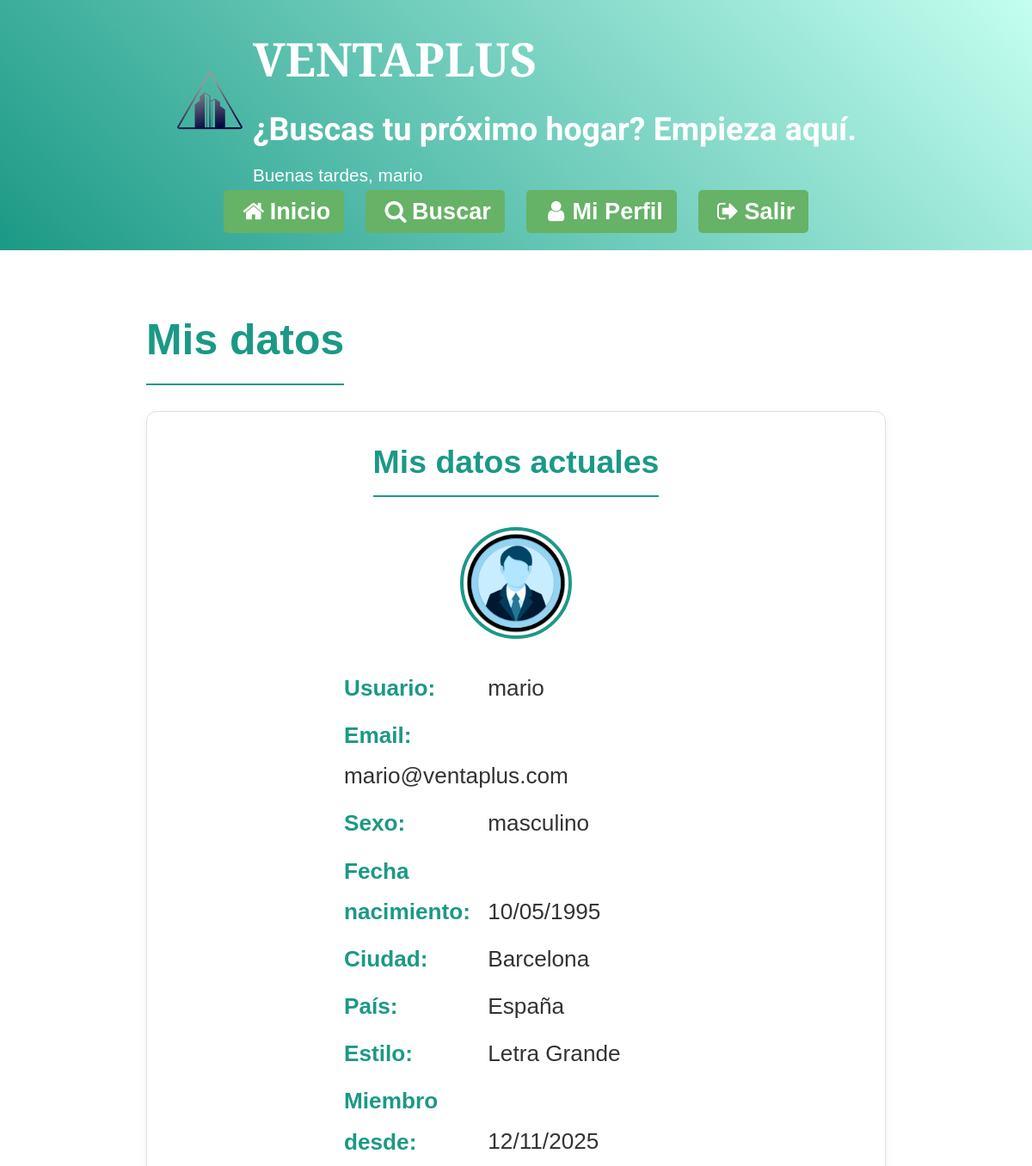
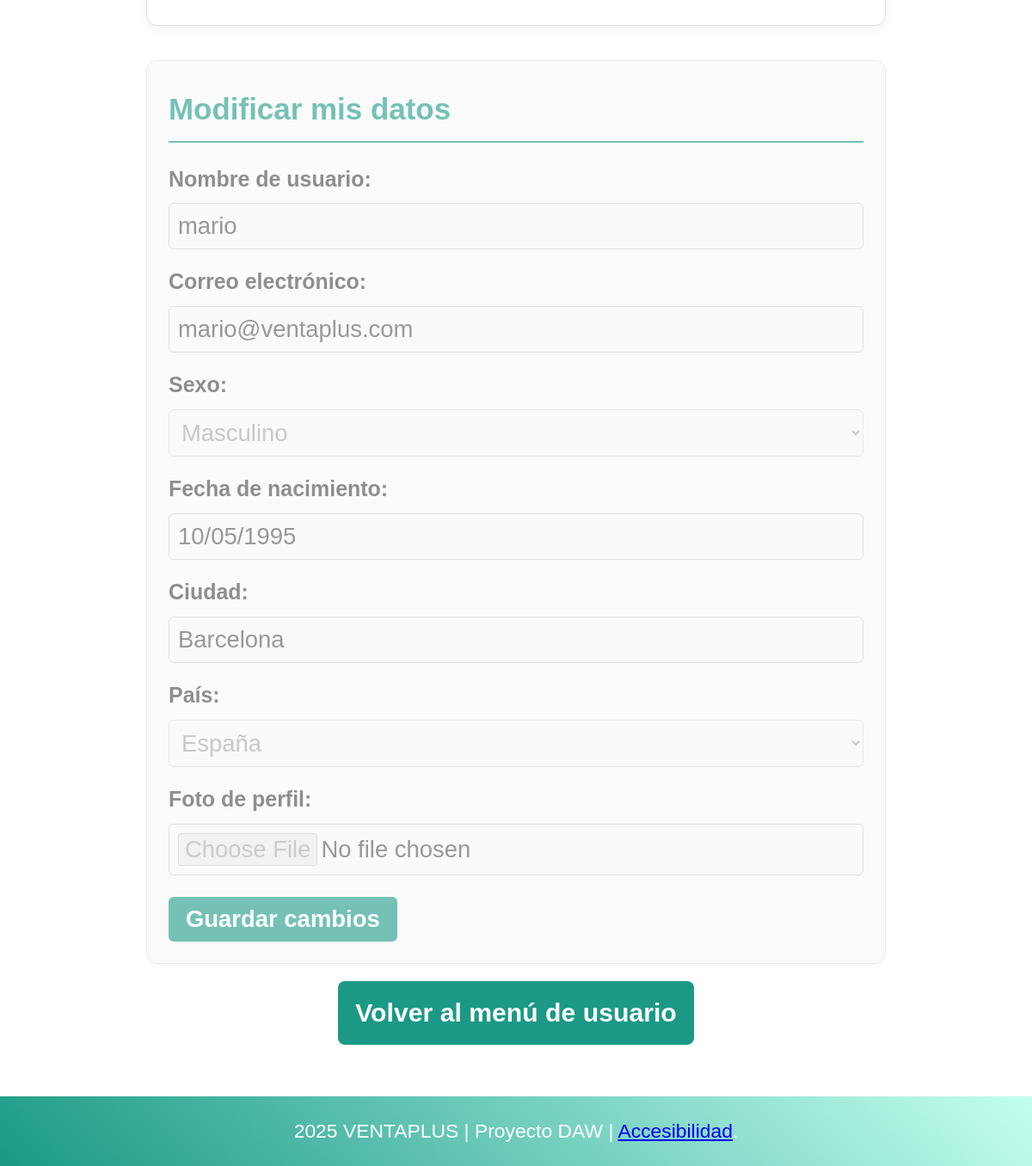
/mis_datos.php (signed in), run on the app's committed database (2 pictures, top to bottom).
### tables this page shows
CREATE TABLE `usuarios` (
  `IdUsuario` int(11) NOT NULL,
  `NomUsuario` varchar(15) NOT NULL,
  `Clave` varchar(255) NOT NULL,
  `Email` varchar(254) NOT NULL,
  `Sexo` smallint(6) DEFAULT NULL,
  `FNacimiento` date DEFAULT NULL,
  `Ciudad` varchar(100) DEFAULT NULL,
  `Pais` int(11) DEFAULT NULL,
  `Foto` varchar(100) DEFAULT NULL,
  `FRegistro` timestamp NOT NULL DEFAULT current_timestamp(),
  `Estilo` int(11) DEFAULT NULL
);

CREATE TABLE `paises` (
  `IdPais` int(11) NOT NULL,
  `NomPais` varchar(100) NOT NULL
);

CREATE TABLE `estilos` (
  `IdEstilo` int(11) NOT NULL,
  `Nombre` varchar(50) NOT NULL,
  `Descripcion` text DEFAULT NULL,
  `Fichero` varchar(100) NOT NULL
);

### mis_datos.php (the view, shortened to what this page needs)
<?php
$db = conectarDB();
$usuario = null;
$paises = [];
if ($db && isset($_SESSION['usuario_id'])) {
    $usuario_id = $_SESSION['usuario_id'];
    $sql_usuario = "SELECT u.*, p.NomPais, e.Nombre as NombreEstilo
                    FROM USUARIOS u
                    LEFT JOIN PAISES p ON u.Pais = p.IdPais
                    LEFT JOIN ESTILOS e ON u.Estilo = e.IdEstilo
                    WHERE u.IdUsuario = ?";
    $stmt = $db->prepare($sql_usuario);
    $stmt->bind_param("i", $usuario_id);
    $stmt->execute();
    $resultado = $stmt->get_result();
    if ($resultado && $resultado->num_rows > 0) {
        $usuario = $resultado->fetch_assoc();
    }
    $sql_paises = "SELECT IdPais, NomPais FROM PAISES ORDER BY NomPais ASC";
    $resultado_paises = $db->query($sql_paises);
    if ($resultado_paises) {
        $paises = $resultado_paises->fetch_all(MYSQLI_ASSOC);
    }
}
$fecha_nacimiento_formateada = $usuario['FNacimiento'] ? date("d/m/Y", strtotime($usuario['FNacimiento'])) : '';
$fecha_registro_formateada = $usuario['FRegistro'] ? date("d/m/Y", strtotime($usuario['FRegistro'])) : '';
$sexo_texto = '';
switch ($usuario['Sexo']) {
    case 1:
        $sexo_texto = 'masculino';
        break;
}
?>
<!DOCTYPE html>
<html lang="es">
<head>
    <?php require('estilos.php'); ?>
    <link rel="stylesheet" href="css/mis_datos.css">
    <link rel="stylesheet" type="text/css" href="css/print_formulario.css" media="print">
</head>
<body>
    <?php require('cabecera.php'); ?>
    <main>
        <h2>Mis datos</h2>
        <section class="info-actual">
            <h3>Mis datos actuales</h3>
            <div class="foto-perfil">
                <img src="<?php echo $usuario['Foto'] ?: 'img/default-profile.png'; ?>" alt="Foto de perfil">
            </div>
            <div class="datos-actuales">
                <p><strong>Usuario:</strong> <?php echo $usuario['NomUsuario']; ?></p>
                <p><strong>Email:</strong> <?php echo $usuario['Email']; ?></p>
                <p><strong>Sexo:</strong> <?php echo $sexo_texto; ?></p>
                <p><strong>Fecha nacimiento:</strong> <?php echo $fecha_nacimiento_formateada; ?></p>
                <p><strong>Ciudad:</strong> <?php echo $usuario['Ciudad'] ?: 'No especificada'; ?></p>
                <p><strong>País:</strong> <?php echo $usuario['NomPais'] ?: 'No especificado'; ?></p>
                <p><strong>Estilo:</strong> <?php echo $usuario['NombreEstilo'] ?: 'Normal'; ?></p>
                <p><strong>Miembro desde:</strong> <?php echo $fecha_registro_formateada; ?></p>
            </div>
        </section>
        <form id="form-mis-datos" action="#" method="POST" enctype="multipart/form-data" style="opacity: 0.6; pointer-events: none;">
            <h3>Modificar mis datos</h3>
            <label for="usuario">Nombre de usuario:</label>
            <input type="text" id="usuario" name="usuario" value="<?php echo $usuario['NomUsuario']; ?>" disabled>
            <label for="email">Correo electrónico:</label>
            <input type="text" id="email" name="email" value="<?php echo $usuario['Email']; ?>" disabled>
            <label for="sexo">Sexo:</label>
            <select id="sexo" name="sexo" disabled>
                <option value="1" <?php echo $usuario['Sexo'] == 1 ? 'selected' : ''; ?>>Masculino</option>
            </select>
            <label for="fecha_nacimiento">Fecha de nacimiento:</label>
            <input type="text" id="fecha_nacimiento" name="fecha_nacimiento" value="<?php echo $fecha_nacimiento_formateada; ?>" placeholder="dd/mm/yyyy" disabled>
            <label for="ciudad">Ciudad:</label>
            <input type="text" id="ciudad" name="ciudad" value="<?php echo $usuario['Ciudad']; ?>" disabled>
            <label for="pais">País:</label>
            <select id="pais" name="pais" disabled>
                <?php if (empty($paises)): ?>
                    <option value="" disabled>Error al cargar países</option>
                <?php else: ?>
                    <?php foreach ($paises as $pais_item): ?>
                        <option value="<?php echo $pais_item['IdPais']; ?>"
                            <?php echo $usuario['Pais'] == $pais_item['IdPais'] ? 'selected' : ''; ?>>
                            <?php echo $pais_item['NomPais']; ?>
                        </option>
                    <?php endforeach; ?>
                <?php endif; ?>
            </select>
            <label for="foto">Foto de perfil:</label>
            <input type="file" id="foto" name="foto" accept="image/*" disabled>
            <button type="submit" disabled>Guardar cambios</button>
        </form>
        <p style="text-align: center; margin-top: 20px;">
            <a href="menu_usuario_registrado.php" class="volver">Volver al menú de usuario</a>
        </p>
    </main>
    <?php require('pie.php'); ?>
</body>
</html>

### css/letra_grande.css (style rules this page uses)
* { margin: 0; padding: 0; box-sizing: border-box; font-family: Arial, sans-serif; }
body { font-size: 1.3em; line-height: 1.8; }

### css/mis_datos.css (style rules this page uses)
main { max-width: 900px; margin: 40px auto; padding: 20px; font-family: "Inter", "Segoe UI", Arial, sans-serif; color: #333; }
main h2 { text-align: center; margin-bottom: 30px; color: #1b9986; font-size: 2em; border-bottom: 2px solid #1b9986; display: inline-block; padding-bottom: 5px; }
.info-actual { background-color: #ffffff; border: 1px solid #e0e0e0; border-radius: 12px; padding: 25px; box-shadow: 0 4px 12px rgba(0, 0, 0, 0.05); margin-bottom: 40px; text-align: center; }
.info-actual h3 { margin-bottom: 20px; font-size: 1.5em; color: #1b9986; border-bottom: 2px solid #1b9986; display: inline-block; padding-bottom: 5px; }
.foto-perfil { margin: 15px 0; }
.foto-perfil img { width: 130px; height: 130px; border-radius: 50%; object-fit: cover; border: 4px solid #1b9986; transition: transform 0.3s ease; }
.datos-actuales { text-align: left; margin: 0 auto; max-width: 400px; margin-top: 20px; }
.datos-actuales p { margin: 8px 0; font-size: 1.05em; }
.datos-actuales p strong { color: #1b9986; display: inline-block; width: 160px; }
#form-mis-datos { background-color: #fafafa; border: 1px solid #ddd; border-radius: 12px; padding: 25px; box-shadow: 0 3px 10px rgba(0, 0, 0, 0.04); opacity: 0.6; pointer-events: none; }
#form-mis-datos h3 { margin-bottom: 20px; font-size: 1.4em; color: #1b9986; border-bottom: 2px solid #1b9986; padding-bottom: 5px; }
#form-mis-datos label { display: block; margin-top: 15px; font-weight: 600; color: #444; }
#form-mis-datos input, #form-mis-datos select { width: 100%; padding: 10px; border-radius: 6px; border: 1px solid #ccc; margin-top: 6px; background-color: #f8f8f8; }
#form-mis-datos button { margin-top: 25px; padding: 10px 20px; background-color: #1b9986; color: white; border: none; border-radius: 6px; font-weight: bold; cursor: not-allowed; }
a.volver { display: inline-block; background-color: #1b9986; color: white !important; padding: 10px 20px; border-radius: 8px; text-decoration: none; font-weight: 600; transition: background-color 0.2s ease, transform 0.2s ease; }

### css/print_formulario.css (style rules this page uses)
nav.menu-escritorio, nav.menu-movil, footer, button, input[type="submit"], input[type="button"], input[type="reset"] { display: none; }
form input[type="text"], form input[type="email"], form input[type="tel"], form input[type="password"] { width: 100%; border: 1px solid #333; padding: 4pt 6pt; font-size: 11pt; box-sizing: border-box; background: #fff; box-shadow: none; -webkit-box-shadow: none; -moz-box-shadow: none; }
* { box-shadow: none !important; -webkit-box-shadow: none !important; -moz-box-shadow: none !important; text-shadow: none !important; filter: none !important; -webkit-filter: none !important; background-image: none !important; }
html, body, main, form, section, article, div { background: #fff !important; background-image: none !important; }
body::after { content: "Página impresa desde: " attr(data-url); display: block; font-size: 10pt; text-align: center; color: #666; margin-top: 1cm; background: transparent; }

### data on the page
usuarios: Foto (picture), NomUsuario "mario", Email "mario@ventaplus.com", Sexo "masculino", FNacimiento "10/05/1995", Ciudad "Barcelona", Pais.NomPais "España", Estilo.Nombre "Letra Grande", FRegistro "12/11/2025", usuario "mario", email "mario@ventaplus.com", sexo "Masculino", fecha_nacimiento "10/05/1995", ciudad "Barcelona", pais "España"

### other printed values
$saludo "Buenas tardes, mario"
